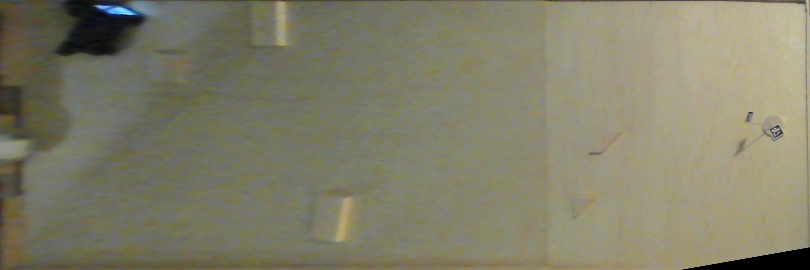
#> input picture src/pyscript/Q_learning/imgs/baseline/base_0.jpg, 810 x 270 px, given in place of the camera
$ jupyter execute --allow-errors positionestimate.ipynb   (older library calls are emulated)
#> lines starting #> are read from the running program, lines starting #| are printed output that depends on the picture; after the words box and inside, x2 and y2 are one past the last pixel; in counts of white or black regions, pixels touching at a corner belong together
[cell 1]
import cv2
import numpy as np
from matplotlib import pyplot as plt
import sys
import os
import glob

[cell 2]
import cv2
import os

def save_frame_camera_key(device_num, dir_path, basename, ext='jpg', delay=1, window_name='frame'):
#> called with device_num = 1, dir_path = './img_forum', basename = 'camera_capture', ext = 'jpg', delay = 1, window_name = 'frame'
    cap = cv2.VideoCapture(device_num)

    if not cap.isOpened():
        print("no camera")
        return

    os.makedirs(dir_path, exist_ok=True)
    base_path = os.path.join(dir_path, basename)

    n = 0

    while True:
        ret, frame = cap.read()
#> frame is the input picture: shape (270, 810, 3); mean B, G, R 105.1, 127, 129.1
        cv2.imshow(window_name, frame)
        key = cv2.waitKey(delay) & 0xFF
#> (key q is pressed here)
        if key == ord('c'):
            cv2.imwrite('{}_{}.{}'.format(base_path, n, ext), frame)
            n += 1
        elif key == ord('q'):
            break


    cv2.destroyWindow(window_name)

save_frame_camera_key(1, './img_forum', 'camera_capture')

[cell 3]
path = './img_forum/camera_capture_1.jpg'
i = cv2.imread(path, 1)
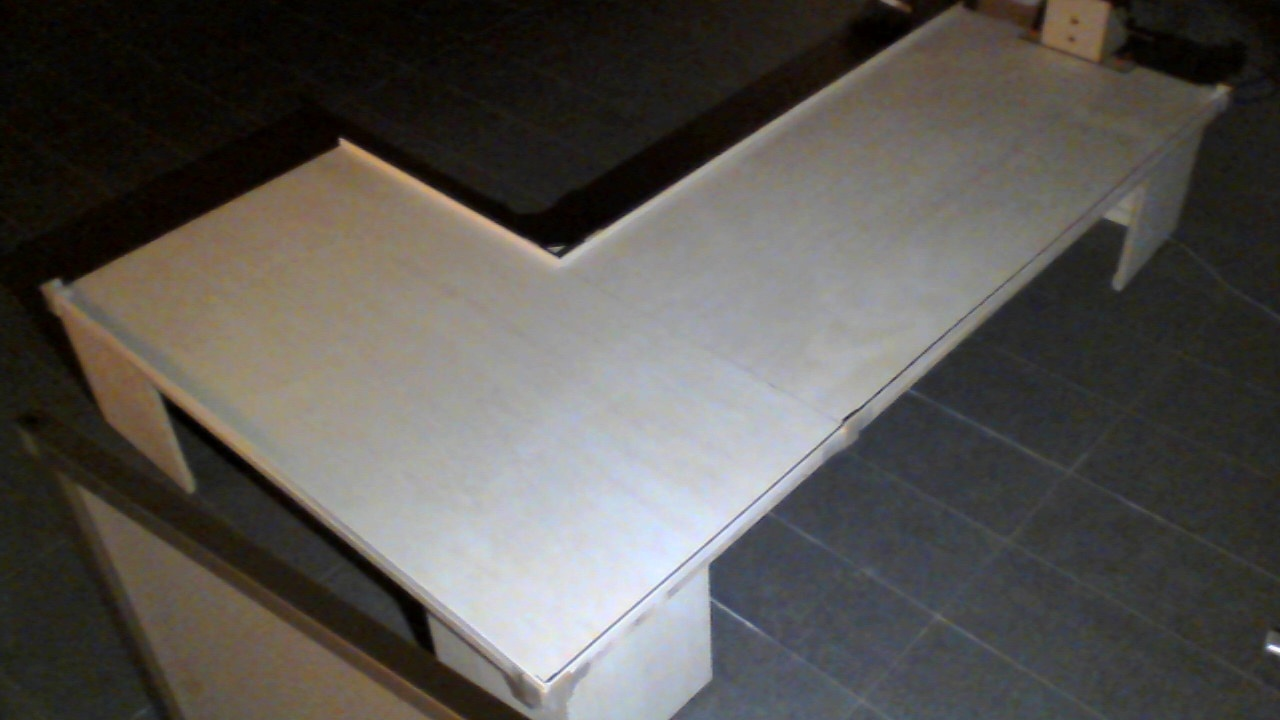
#> input picture src/pyscript/Q_learning/imgs/img_forum/camera_capture_1.jpg, 1280 x 720 px, found by its file name
#> i is the input picture: shape (720, 1280, 3); mean B, G, R 80.7, 84.8, 87.6

[cell 4]
cv2.imshow('frame',i)
cv2.waitKey(0)
cv2.destroyAllWindows()

[cell 5]
# 変換前後の対応点を設定
p_original = np.float32([ [227,217],[60,518], [1107,223], [1268, 522]])
p_trans = np.float32([[0,0], [0,720], [1280,0], [1280,720]])

# 変換マトリクスと射影変換
M = cv2.getPerspectiveTransform(p_original, p_trans)
i_trans = cv2.warpPerspective(i, M, (1280, 720))

cv2.imwrite("./img/out.jpg", i_trans)
#> Out = True

#> (a cell that did not finish here is left out)

[cell 7]
"./img_square/{0}".format(file)

[cell 8]
# 画像の読み込み
img_src1 = cv2.imread("./img_forum_square/camera_capture_0.jpg", 0)
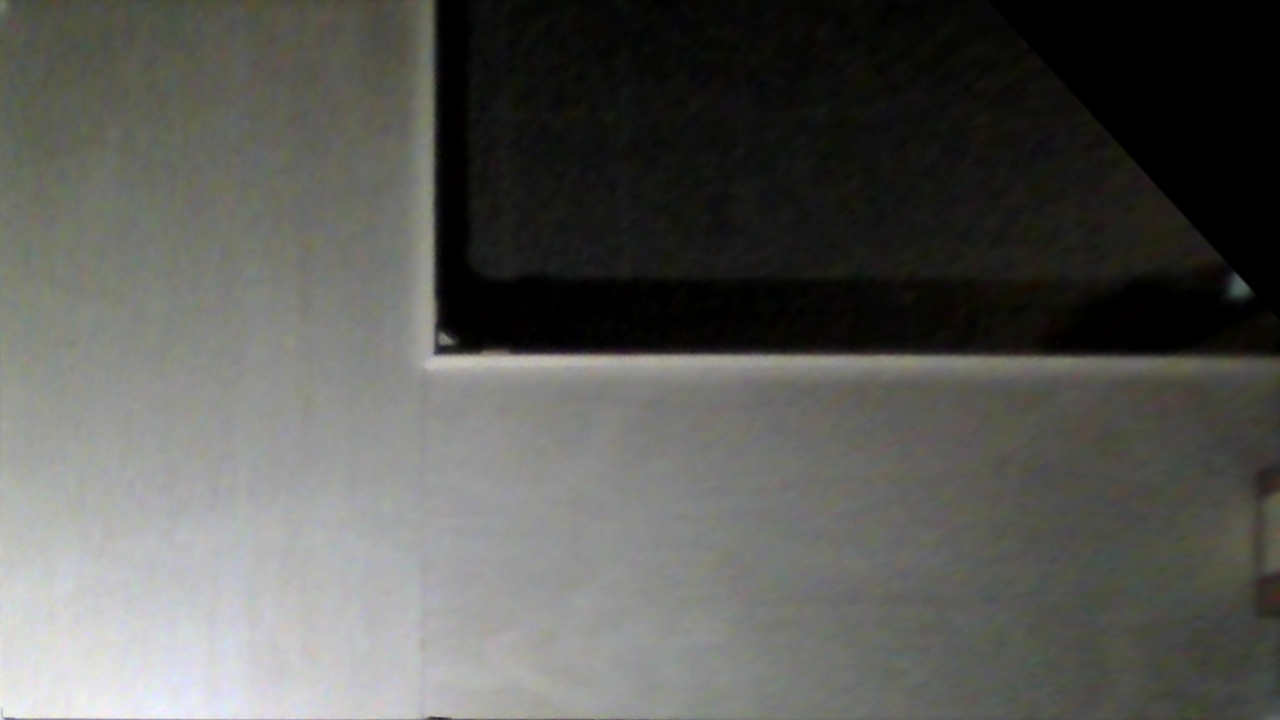
#> input picture src/pyscript/Q_learning/imgs/img_forum_square/camera_capture_0.jpg, 1280 x 720 px, found by its file name
#> img_src1: shape (720, 1280); min 0, max 243, mean 89.6
img_src2 = cv2.imread("./img_forum_square/camera_capture_4.jpg", 0)
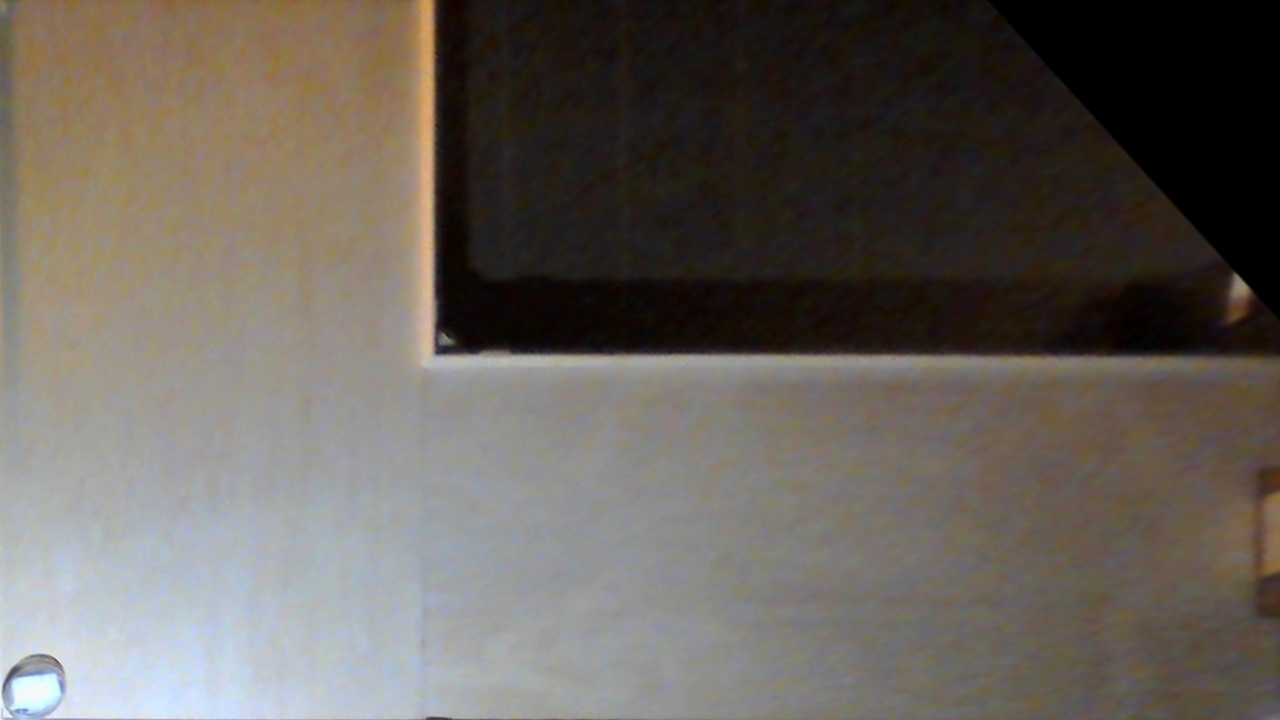
#> input picture src/pyscript/Q_learning/imgs/img_forum_square/camera_capture_4.jpg, 1280 x 720 px, found by its file name
#> img_src2: shape (720, 1280); min 0, max 250, mean 99.5

fgbg = cv2.bgsegm.createBackgroundSubtractorMOG()

fgmask = fgbg.apply(img_src1)
#> fgmask: shape (720, 1280); every value is 0
fgmask = fgbg.apply(img_src2)
#> fgmask: shape (720, 1280); 0.07% white; 6 white regions (4 under 20 px)

# 表示
cv2.imshow('frame',fgmask)

# 検出画像
bg_diff_path  = './diff.jpg'
cv2.imwrite(bg_diff_path,fgmask)

cv2.waitKey(0)
cv2.destroyAllWindows()

[cell 9]
import cv2
import math
import numpy as np
import os

# 画像の読み込み
img_src1 = cv2.imread("./img_forum_square/camera_capture_1.jpg", 0)
#> img_src1: shape (720, 1280); min 0, max 251, mean 85.1
img_src2 = cv2.imread("./img_forum_square/camera_capture_3.jpg", 0)

# 背景画像との差分を算出
#> (the rest of this cell did not finish here and is left out)

#> (a cell that did not finish here is left out)

#> (a cell that did not finish here is left out)

#> (a cell that did not finish here is left out)

#> (a cell that did not finish here is left out)

#> (a cell that did not finish here is left out)

#> (a cell that did not finish here is left out)

[cell 16]
import matplotlib.pyplot as plt
from matplotlib.patches import Polygon


def draw_contours(ax, img, contours):
    ax.imshow(img)  # 画像を表示する。
    ax.set_axis_off()

    for i, cnt in enumerate(contours):
        # 形状を変更する。(NumPoints, 1, 2) -> (NumPoints, 2)
        cnt = cnt.squeeze(axis=1)
        # 輪郭の点同士を結ぶ線を描画する。
        ax.add_patch(Polygon(cnt, color="b", fill=None, lw=2))
        # 輪郭の点を描画する。
        ax.plot(cnt[:, 0], cnt[:, 1], "ro", mew=0, ms=4)
        # 輪郭の番号を描画する。
        ax.text(cnt[0][0], cnt[0][1], i, color="orange", size="20")

[cell 17]
from matplotlib.patches import Circle

fig, ax = plt.subplots(figsize=(6, 6))
#> (the rest of this cell did not finish here and is left out)

#> (a cell that did not finish here is left out)

[cell 19]
# 線分ABと線分CDの交点を求める関数
def _calc_cross_point(pointA, pointB, pointC, pointD):
    cross_point = (0,0)
    bunbo = (pointB[0] - pointA[0]) * (pointD[1] - pointC[1]) - (pointB[1] - pointA[1]) * (pointD[0] - pointC[0])

    # 直線が平行な場合
    if (bunbo == 0):
        return False, cross_point

    vectorAC = ((pointC[0] - pointA[0]), (pointC[1] - pointA[1]))
    r = ((pointD[1] - pointC[1]) * vectorAC[0] - (pointD[0] - pointC[0]) * vectorAC[1]) / bunbo
    s = ((pointB[1] - pointA[1]) * vectorAC[0] - (pointB[0] - pointA[0]) * vectorAC[1]) / bunbo

    # rを使った計算の場合
    distance = ((pointB[0] - pointA[0]) * r, (pointB[1] - pointA[1]) * r)
    cross_point = [int(pointA[0] + distance[0]), int(pointA[1] + distance[1])]

    # sを使った計算の場合
    # distance = ((pointD[0] - pointC[0]) * s, (pointD[1] - pointC[1]) * s)
    # cross_point = (int(pointC[0] + distance[0]), int(pointC[1] + distance[1]))

    return cross_point

[cell 20]
A = [63, 291]
B = [341, 147]
C = [1217,94]
D = [963,11]
_calc_cross_point(A,B,C,D)

[cell 21]
S1 = A
S2 = [545,685]
S3 = _calc_cross_point(A,B,C,D)
S4 = C
S1,S2,S3,S4

[cell 22]
import cv2
import math
import numpy as np
import os

def get_position(n):
#> called with n = 0
    cap = cv2.VideoCapture(n)
    if not cap.isOpened():
        return
    ret, frame = cap.read()

    # 変換前後の対応点を設定
#     p_original = np.float32([ [240,213],[72,510], [1121,220], [1280, 522]])
    p_original = np.float32([S1,S2,S3, S4])
    p_trans = np.float32([[0,0], [0,720], [1280,0], [1280,720]])
    # 変換マトリクスと射影変換
    M = cv2.getPerspectiveTransform(p_original, p_trans)
    trans = cv2.warpPerspective(frame, M, (1280, 720))
    trans = cv2.cvtColor(trans, cv2.COLOR_BGR2GRAY)
#> trans: shape (720, 1280)

    # 画像の読み込み
    img_src1 = cv2.imread("./img_forum_square/camera_capture_3.jpg", 0)
    # img_src2 = cv2.imread("./img_square/camera_capture_2.jpg", 0)
    img_src2 = trans
#     img_src1 = img_src1[20:-20,50:-20]
#     img_src2 = img_src2[20:-20,50:-20]
    print(img_src1.shape)

    # 背景画像との差分を算出
    img_diff = cv2.absdiff(img_src2, img_src1)

    # 差分を二値化
    img_diffm = cv2.threshold(img_diff, 20, 255, cv2.THRESH_BINARY)[1]
    # 膨張処理、収縮処理を施してマスク画像を生成
    operator = np.ones((3, 3), np.uint8)
    img_dilate = cv2.dilate(img_diffm, operator, iterations=4)
    img_mask = cv2.erode(img_dilate, operator, iterations=4)

    # マスク画像を使って対象を切り出す
    img_dst = cv2.bitwise_and(img_src2, img_mask)

    image, contours, hierarchy = cv2.findContours(img_dst,cv2.RETR_EXTERNAL, cv2.CHAIN_APPROX_SIMPLE)
    for cnt in contours:
        # 輪郭に外接する円を取得する。
        center, radius = cv2.minEnclosingCircle(cnt)
        area = cv2.contourArea(cnt)
        if(area>2000):
            x = center[0] / img_src1.shape[1]  * 270
            y = center[1] / img_src1.shape[0] * 180
            print(x,y)
    cv2.imshow('frame',img_dst)
    cv2.waitKey(0)
    cv2.destroyAllWindows()

[cell 23]
import time
#> (the rest of this cell did not finish here and is left out)

[cell 24]
img_src1

[cell 25]
import cv2
import numpy as np

# cap = cv2.VideoCapture(0)
# ret, frame = cap.read()
img = cv2.imread('./img_forum_square/camera_capture_0.jpg',0)
img = cv2.medianBlur(img,5)
cimg = cv2.cvtColor(img,cv2.COLOR_GRAY2BGR)

circles = cv2.HoughCircles(img,cv2.HOUGH_GRADIENT,1,20,
                            param1=50,param2=30,minRadius=0,maxRadius=0)
#> circles = None

#> (the rest of this cell did not finish here and is left out)

[cell 26]
# 画像の読み込み
img_src1 = cv2.imread("./img_forum_square/camera_capture_0.jpg", 0)
img_src2 = cv2.imread("./img_forum_square/camera_capture_4.jpg", 0)

fgbg = cv2.bgsegm.createBackgroundSubtractorMOG()

fgmask = fgbg.apply(img_src1)
fgmask = fgbg.apply(img_src2)

# 表示
cv2.imshow('frame',fgmask)

# 検出画像
bg_diff_path  = './diff.jpg'
cv2.imwrite(bg_diff_path,fgmask)

image, contours, hierarchy = cv2.findContours(fgmask,cv2.RETR_EXTERNAL, cv2.CHAIN_APPROX_SIMPLE)
#> contours = 6 contours, 4 with area under 20; largest, box (x1, y1, x2, y2) and area: (2, 661, 46, 698) 310, (26, 654, 63, 672) 190
for cnt in contours:
    # 輪郭に外接する円を取得する。
    center, radius = cv2.minEnclosingCircle(cnt)
    area = cv2.contourArea(cnt)
    if(area>2000):
        x = center[0] / img_src1.shape[1]  * 270
        y = center[1] / img_src1.shape[0] * 180
        print(x,y)
#> this loop made 6 passes
#> (center, radius, area) on passes 5 to 6: ((24, 684), 24.19, 310.5), ((44, 664.5), 19.14, 190.5)

cv2.waitKey(0)
cv2.destroyAllWindows()

[cell 27]
import cv2
import math
import numpy as np
import os

def get_position(n):
#> called with n = 0
    cap = cv2.VideoCapture(n)
    if not cap.isOpened():
        return
    ret, frame = cap.read()

    # 変換前後の対応点を設定
#     p_original = np.float32([ [240,213],[72,510], [1121,220], [1280, 522]])
    p_original = np.float32([S1,S2,S3, S4])
    p_trans = np.float32([[0,0], [0,720], [1280,0], [1280,720]])
    # 変換マトリクスと射影変換
    M = cv2.getPerspectiveTransform(p_original, p_trans)
    trans = cv2.warpPerspective(frame, M, (1280, 720))
    trans = cv2.cvtColor(trans, cv2.COLOR_BGR2GRAY)

    # 画像の読み込み
    img_src0 = cv2.imread("./img_forum_square/camera_capture_0.jpg", 0)
    img_src1 = cv2.imread("./img_forum_square/camera_capture_1.jpg", 0)
    # img_src2 = cv2.imread("./img_square/camera_capture_2.jpg", 0)
    img_src2 = trans
#     img_src1 = img_src1[20:-20,50:-20]
#     img_src2 = img_src2[20:-20,50:-20]
    pts = np.array( [ [425,0], [425,373], [1280, 373], [1280,0] ] )
    img_src0 = cv2.fillPoly(img_src0, pts =[pts], color=(0,0,0))
    img_src1 = cv2.fillPoly(img_src1, pts =[pts], color=(0,0,0))
    img_src2 = cv2.fillPoly(img_src2, pts =[pts], color=(0,0,0))
    print(img_src1.shape)
#| (720, 1280)

    # 背景画像との差分を算出
    img_diffs = [cv2.absdiff(img_src2, img_src1),cv2.absdiff(img_src2, img_src0)]
    robo_pos = []
    for img_diff in img_diffs:
        # 差分を二値化
        img_diffm = cv2.threshold(img_diff, 20, 255, cv2.THRESH_BINARY)[1]
        # 膨張処理、収縮処理を施してマスク画像を生成
        operator = np.ones((3, 3), np.uint8)
        img_dilate = cv2.dilate(img_diffm, operator, iterations=4)
        img_mask = cv2.erode(img_dilate, operator, iterations=4)

        # マスク画像を使って対象を切り出す
        img_dst = cv2.bitwise_and(img_src2, img_mask)

        image, contours, hierarchy = cv2.findContours(img_dst,cv2.RETR_EXTERNAL, cv2.CHAIN_APPROX_SIMPLE)
        for cnt in contours:
            # 輪郭に外接する円を取得する。
            center, radius = cv2.minEnclosingCircle(cnt)
            area = cv2.contourArea(cnt)
            if(area>3500 and area < 6000):
                x = center[0] / img_src1.shape[1]  * 270
                y = center[1] / img_src1.shape[0] * 180
                if x < 260 or y > 10:
                    print(area,x,y)
                    robo_pos.append([x,y])
        print(robo_pos)
#> this loop made 2 passes
#> operator on passes 1 to 2: [[1, 1, 1], [1, 1, 1], [1, 1, 1]], [[1, 1, 1], [1, 1, 1], [1, 1, 1]]
#> pass 1, in get_position, `img_diffm = cv2.threshold(img_diff, 20, 255, cv2.THRESH_BINARY)[1]`:
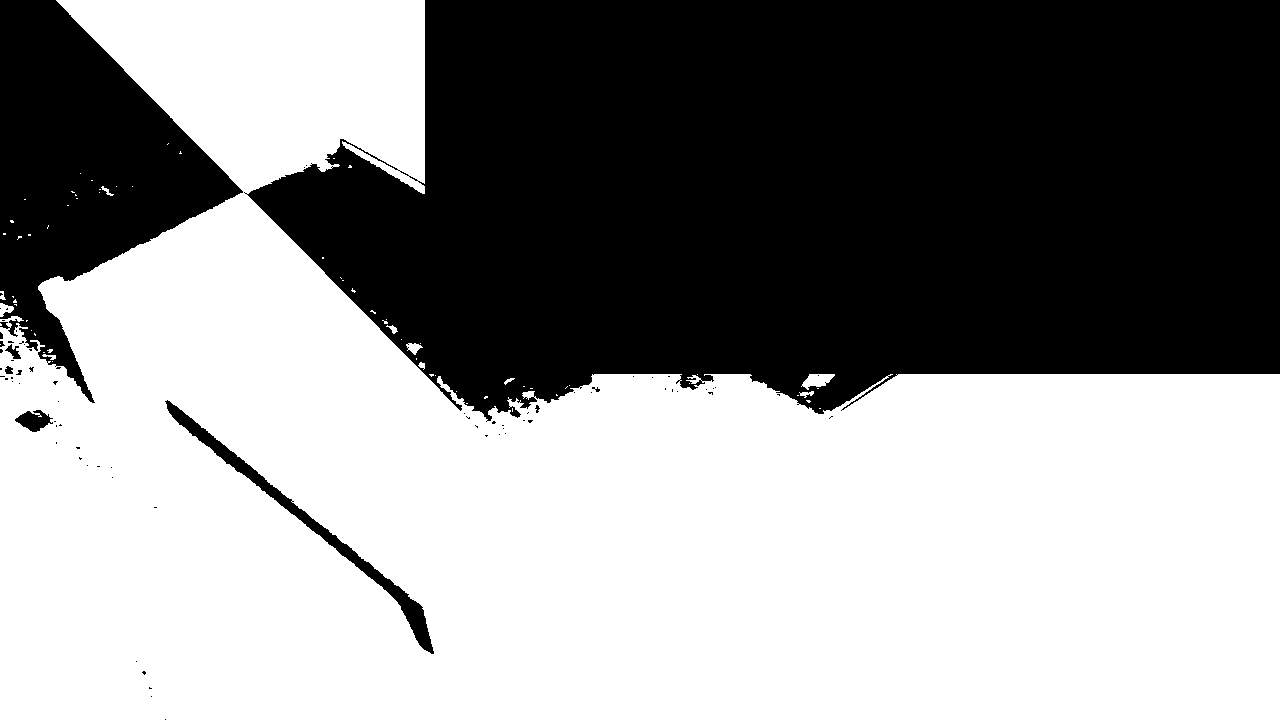
#> img_diffm: shape (720, 1280); 56.8% white; 77 black regions (69 under 20 px), largest, box (x1, y1, x2, y2) and area: (244, 0, 1280, 422) 346768, (0, 0, 243, 403) 46109, (165, 400, 434, 654) 4097
#> after the loop: img_diffm: shape (720, 1280); 60.2% white; 97 black regions (90 under 20 px), largest, box (x1, y1, x2, y2) and area: (56, 0, 1280, 539) 366159, (357, 161, 390, 198) 447, (268, 89, 290, 113) 151
#> after the loop: img_dilate: shape (720, 1280); 62.2% white; 5 black regions (3 under 20 px), largest, box (x1, y1, x2, y2) and area: (66, 0, 1280, 533) 348428, (335, 174, 342, 182) 33
#> after the loop:
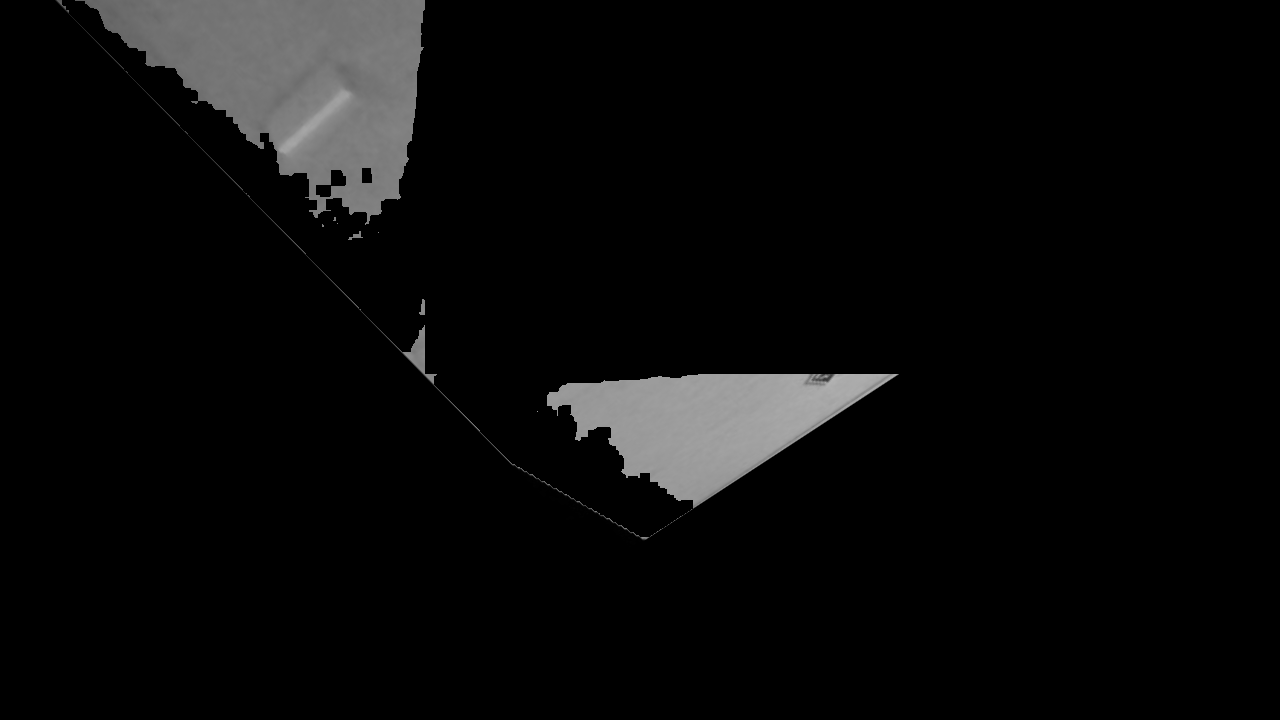
#> img_dst: shape (720, 1280); min 0, max 182, mean 9.9
#> after the loop, robo_pos = []
#         cv2.imshow('frame',img_dst)
#         cv2.waitKey(0)
#         cv2.destroyAllWindows()
